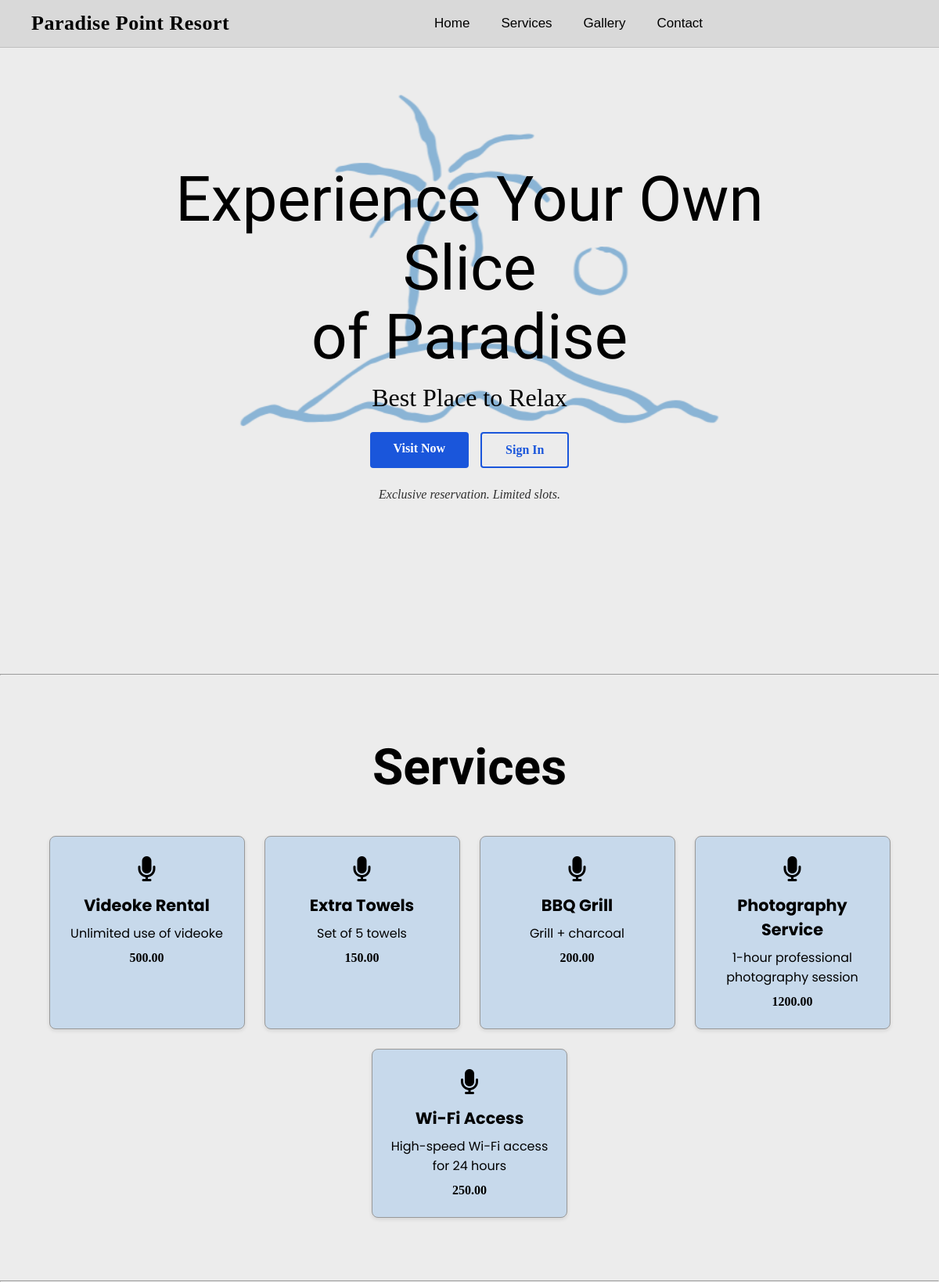
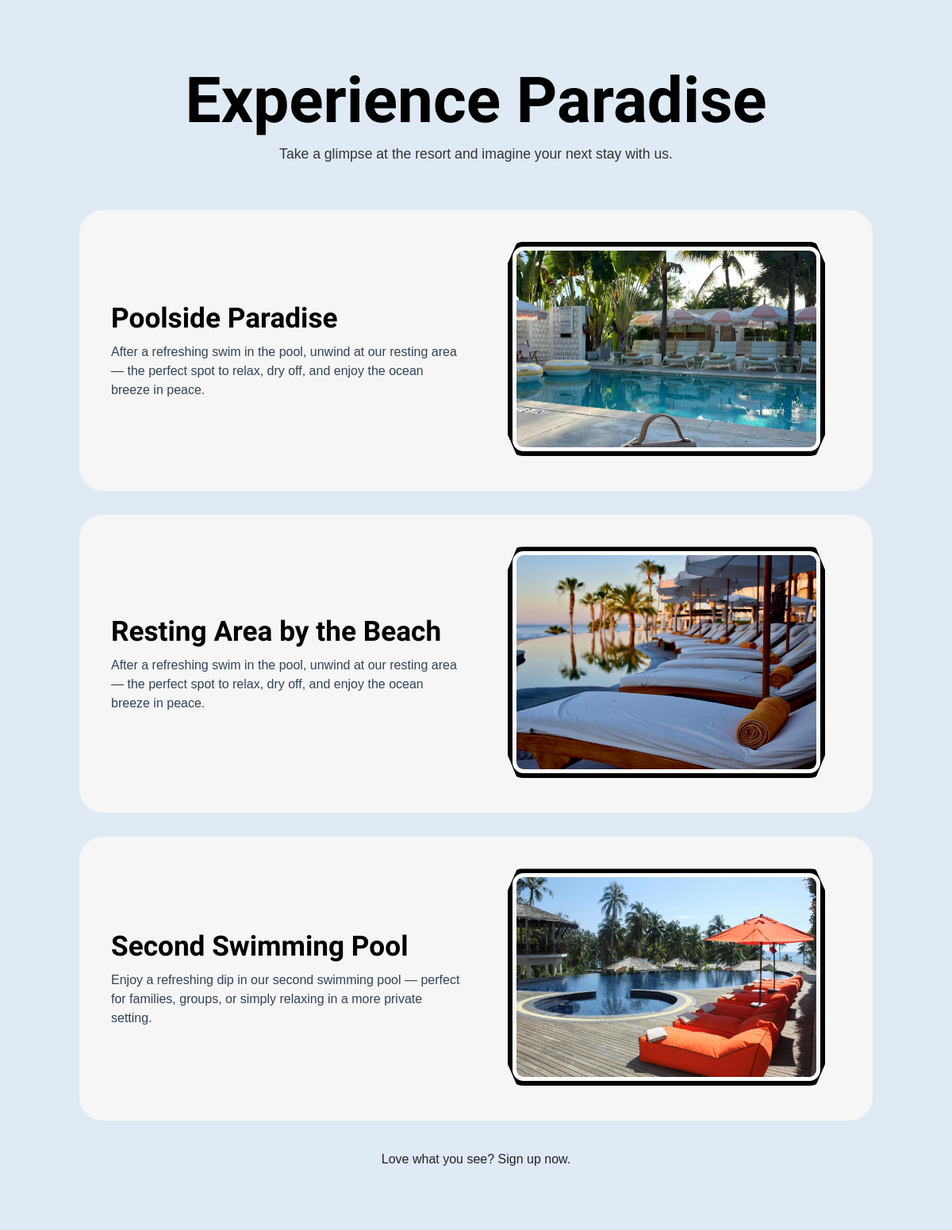
The page / (upper part) on the database its author committed (2 pictures, top to bottom).
### adminApp/models.py (models this page shows, shortened)
class Services(models.Model):
    service_name = models.CharField(max_length=50)
    service_description = models.TextField(max_length=200)
    service_price = models.DecimalField(max_digits=10, decimal_places=2)

### homePage/views.py (the view)
# urls.py: path('', views.homePage_index, name='homePage_index'),
def homePage_index(request):
    all_services = Services.objects.all()
    return render(request, 'html/homePage.html', {'services':all_services})

### homePage/templates/html/homePage.html (shortened to what this page needs)
{% load static %}
<!DOCTYPE html>
<html lang="en" dir="ltr">
<head>
  <link rel="stylesheet" href="{% static 'resort/css/style.css' %}">
  <link rel="stylesheet" href="https://cdnjs.cloudflare.com/ajax/libs/font-awesome/6.5.0/css/all.min.css">
</head>
<body>
  <header>
    <div class="logo">
      Paradise Point Resort
    </div>
    <nav>
      <a href="#home">Home</a>
      <a href="#services">Services</a>
      <a href="#gallery">Gallery</a>
      <a href="#contact">Contact</a>
    </nav>
  </header>
  <section class="home" id="home">
    <div class="hero-content">
      <h1>Experience Your Own Slice<br><span>of Paradise</span></h1>
      <h3>Best Place to Relax</h3>
      <div class="hero-buttons">
        {% if user.is_authenticated %}
          <a href="/booking" class="btn primary">Book Now</a>
        {% else %}
          <a href="/visitors" class="btn primary">Visit Now</a>
          <a href="/login" class="btn secondary">Sign In</a>
        {% endif %}
      </div>
      <p class="note">Exclusive reservation. Limited slots.</p>
    </div>
  </section>
  <hr>
  <section class="services" id="services">
    <h2 class="section-title">Services</h2>
    <div class="service-container">
      {% for service in services %}
        <div class="service-card">
          <i class="fa-solid fa-microphone"></i>
          <h3>{{ service.service_name }}</h3>
          <p>{{ service.service_description }}</p>
          <span>{{ service.service_price }}</span>
        </div>
      {% endfor %}
    </div>
  </section>
  <hr>
  <section class="gallery" id="gallery">
    <h2 class="gallery-title">Experience Paradise</h2>
    <p class="gallery-subtitle">Take a glimpse at the resort and imagine your next stay with us.</p>
    <div class="gallery-item">
      <div class="gallery-text">
        <h3>Poolside Paradise</h3>
        <p>After a refreshing swim in the pool, unwind at our resting area — the perfect spot to relax, dry off,
          and enjoy the ocean breeze in peace.</p>
      </div>
      <div class="gallery-image">
        <img src="{% static 'resort/img/gallery/resort.jpg' %}" alt="Poolside Paradise">
      </div>
    </div>
    <div class="gallery-item reverse">
      <div class="gallery-image">
        <img src="{% static 'resort/img/gallery/resort2.jpg' %}" alt="Resting Area by the Beach">
      </div>
      <div class="gallery-text">
        <h3>Resting Area by the Beach</h3>
        <p>After a refreshing swim in the pool, unwind at our resting area — the perfect spot to relax, dry off,
          and enjoy the ocean breeze in peace.</p>
      </div>
    </div>
    <div class="gallery-item">
      <div class="gallery-text">
        <h3>Second Swimming Pool</h3>
        <p>Enjoy a refreshing dip in our second swimming pool — perfect for families, groups, or simply relaxing
          in a more private setting.</p>
      </div>
      <div class="gallery-image">
        <img src="{% static 'resort/img/gallery/resort3.jpg' %}" alt="Second Swimming Pool">
      </div>
    </div>
    <p class="gallery-footer">Love what you see? Sign up now.</p>
  </section>
</body>
</html>

### homePage/static/css/style.css (style rules this page uses)
* { margin: 0; padding: 0; box-sizing: border-box; }
html { scroll-behavior: smooth; }
header { display: flex; justify-content: space-between; align-items: center; background-color: #d9d9d9; padding: 15px 40px; color: black; font-family: 'Optima', sans-serif; border-bottom: 1px solid #bfbfbf; }
.logo { font-family: 'Gentleman Script', cursive; font-size: 26px; font-weight: 600; text-align: left; letter-spacing: 0.5px; }
nav { flex: 2; display: flex; justify-content: center; gap: 40px; }
nav a { color: black; text-decoration: none; font-weight: 500; font-size: 17px; font-family: 'Optima', sans-serif; transition: color 0.3s ease; }
.home { height: 100vh; background-image: url('../img/hero.png'); background-repeat: no-repeat; background-position: center; background-size: cover; display: flex; justify-content: center; align-items: center; text-align: center; position: relative; color: black; font-family: 'Optima', serif; }
.hero-content { position: relative; z-index: 2; max-width: 800px; padding: 0 20px; margin-top: -70px; }
.hero-content h1 { font-family: 'Great Vibes', cursive; font-size: 5rem; font-weight: 500; margin-bottom: 15px; line-height: 1.1; }
.hero-content h3 { font-size: 2rem; font-weight: 400; font-family: 'Optima', serif; margin-bottom: 25px; }
.hero-buttons { display: flex; justify-content: center; gap: 15px; margin-bottom: 25px; }
.btn { text-decoration: none; padding: 12px 30px; border-radius: 4px; font-weight: 600; transition: 0.3s ease; }
.btn.primary { background-color: #1a56db; color: white; }
.btn.secondary { background-color: transparent; border: 2px solid #1a56db; color: #1a56db; }
.note { font-size: 1rem; font-style: italic; opacity: 0.8; }
.services { background-color: #ececec; padding: 80px 20px; text-align: center; }
.section-title { font-family: 'Great Vibes', cursive; font-size: 4rem; margin-bottom: 50px; color: #000; }
.service-container { display: flex; flex-wrap: wrap; justify-content: center; gap: 25px; }
.service-card { background-color: #c7d9eb; border: 1px solid #999; border-radius: 8px; width: 250px; padding: 25px 20px; text-align: center; transition: all 0.3s ease; box-shadow: 0 2px 5px rgba(0, 0, 0, 0.1); }
.service-card i { font-size: 2rem; margin-bottom: 15px; color: #000; }
.service-card h3 { font-family: 'Poppins', sans-serif; font-size: 1.3rem; font-weight: 700; margin-bottom: 8px; }
.service-card p { font-family: 'Poppins', sans-serif; font-size: 1rem; margin-bottom: 10px; }
.service-card span { font-weight: 600; font-size: 1rem; }
.gallery { background-color: #dfeaf5; padding: 80px 20px; text-align: center; }
.gallery-title { font-family: 'Great Vibes', cursive; font-size: 5rem; color: #000; margin-bottom: 10px; }
.gallery-subtitle { font-family: 'Optima', sans-serif; font-size: 1.1rem; margin-bottom: 60px; color: #333; }
.gallery-item { display: flex; align-items: center; justify-content: center; gap: 40px; background-color: #f6f6f6; border-radius: 30px; margin: 30px auto; padding: 40px; max-width: 1000px; flex-wrap: wrap; }
.gallery-item.reverse { flex-direction: row-reverse; }
.gallery-text { flex: 1; text-align: left; min-width: 300px; }
.gallery-text h3 { font-family: 'Great Vibes', cursive; font-size: 2.2rem; color: #000; margin-bottom: 10px; }
.gallery-text p { font-family: 'Optima', sans-serif; font-size: 1rem; color: #345; line-height: 1.5; }
.gallery-image { flex: 1; text-align: center; min-width: 300px; }
.gallery-image img { width: 100%; max-width: 400px; border: 6px solid #000; border-radius: 20px; padding: 5px; background: #fff; clip-path: polygon(3% 0%, 97% 0%, 100% 10%, 100% 90%, 97% 100%, 3% 100%, 0% 90%, 0% 10%); }
.gallery-footer { margin-top: 40px; font-family: 'Optima', sans-serif; font-size: 1rem; color: #222; }

### rows shown on the page
Services: service_name "Videoke Rental", service_description "Unlimited use of videoke", service_price "500.00"
Services: service_name "Extra Towels", service_description "Set of 5 towels", service_price "150.00"
Services: service_name "BBQ Grill", service_description "Grill + charcoal", service_price "200.00"
Services: service_name "Photography Service", service_description "1-hour professional photography session", service_price "1200.00"
Services: service_name "Wi-Fi Access", service_description "High-speed Wi-Fi access for 24 hours", service_price "250.00"
